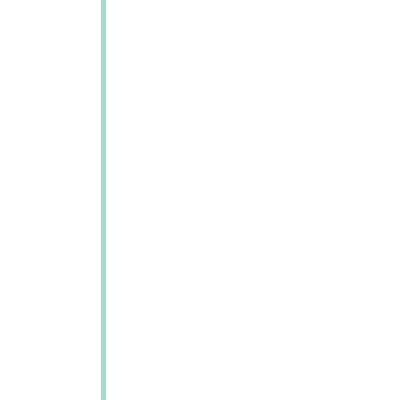
Frame 1 (no input)
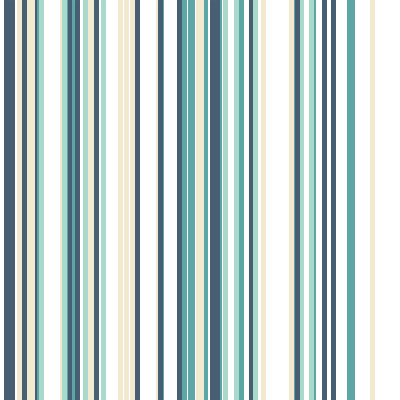
Frame 60 (the mouse pressed at the canvas centre just before this capture)
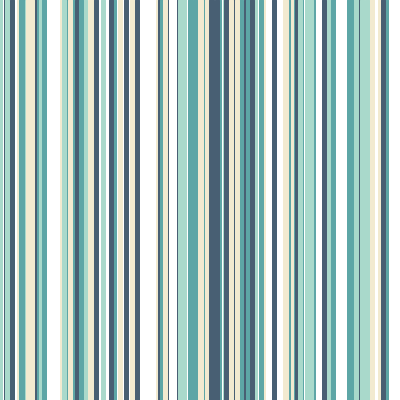
Frame 120 (the mouse held since frame 60 and released just before this capture)

The Processing sketch that drew these frames (run headless with seeded random() and noise(); from frame 60 on, the mouse is pressed at the canvas centre):

// Processing sketch: processing_160009
// ── processing_160009.pde

color[] beach = {#344459,#485F73,#5DA6A6,#A9D9CB,#F2EAD0};
void setup(){
  size(400,400);
  background(255);
 strokeWeight(5);
 frameRate(100);
//  for(int x = 0;x < width; x++){
//    stroke(beach[int(random(1,5))]);
//    line(x,0,x,400);
  //}
}
void draw(){
  stroke(beach[int(random(1,5))]);
  int x = int(random(0,400));
  line(x,0,x,400);
}
